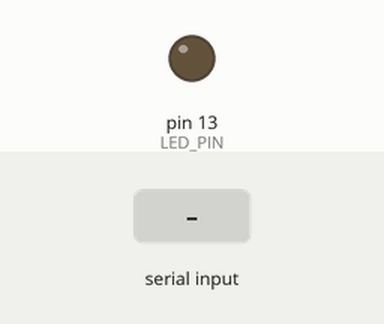
Bench run of a sketch on a simulated Arduino Uno, built with avr-gcc and run on an emulated ATmega328P. Parts: output pins drawn as LEDs (lit = HIGH). Inputs (shaded band) come from the test bench.

Above: at 1.2 s.
1.3 s: "1" received over Serial
At 1.9 s:
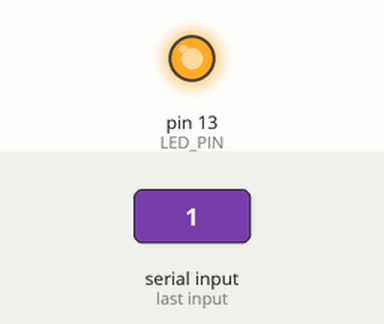
2.8 s: "0" received over Serial
At 4.0 s:
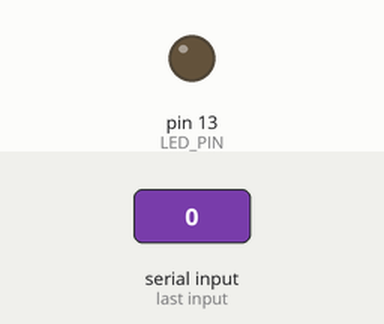
4.3 s: "2" received over Serial
At 5.4 s:
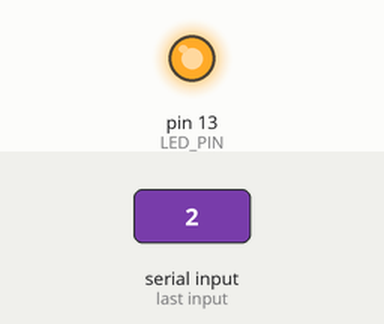
Timing chart, 0 to 7.3 s (numbered marks = the images above; inputs shaded):
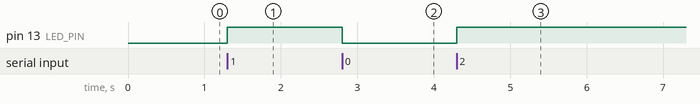

The sketch:

LEDExample.ino
```cpp
#define LED_PIN (int8_t)13 //pin number LED is connected to

char data; //variable to store incoming data from JAVA

void setup() {
  pinMode(LED_PIN, OUTPUT);
  Serial.begin(9600);
  Serial.setTimeout(50);
}

void loop() {
  if(Serial.available()>0){ //if data has been written to the Serial stream
    data=Serial.read();

    if(data == '1')
      digitalWrite(LED_PIN,HIGH);
    else if(data == '0')
      digitalWrite(LED_PIN,LOW);
    else
      digitalWrite(LED_PIN,HIGH);
  }
}
```

Measured:
- after the input at 1.3 s, pin 13 (LED_PIN): LOW → HIGH at once
- after the input at 2.8 s, pin 13 (LED_PIN): HIGH → LOW at once
- after the input at 4.3 s, pin 13 (LED_PIN): LOW → HIGH at once
